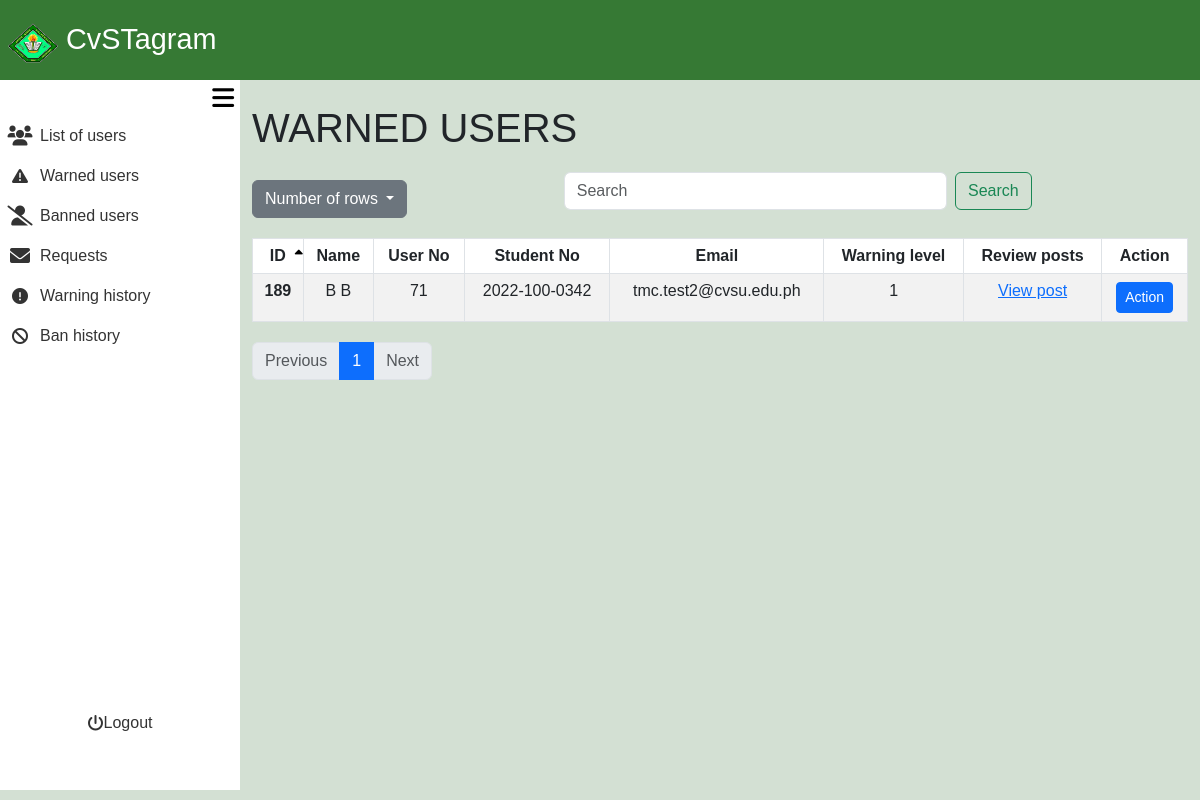
Page /admin_area/active_warn.php (signed in) on the earlier database version.
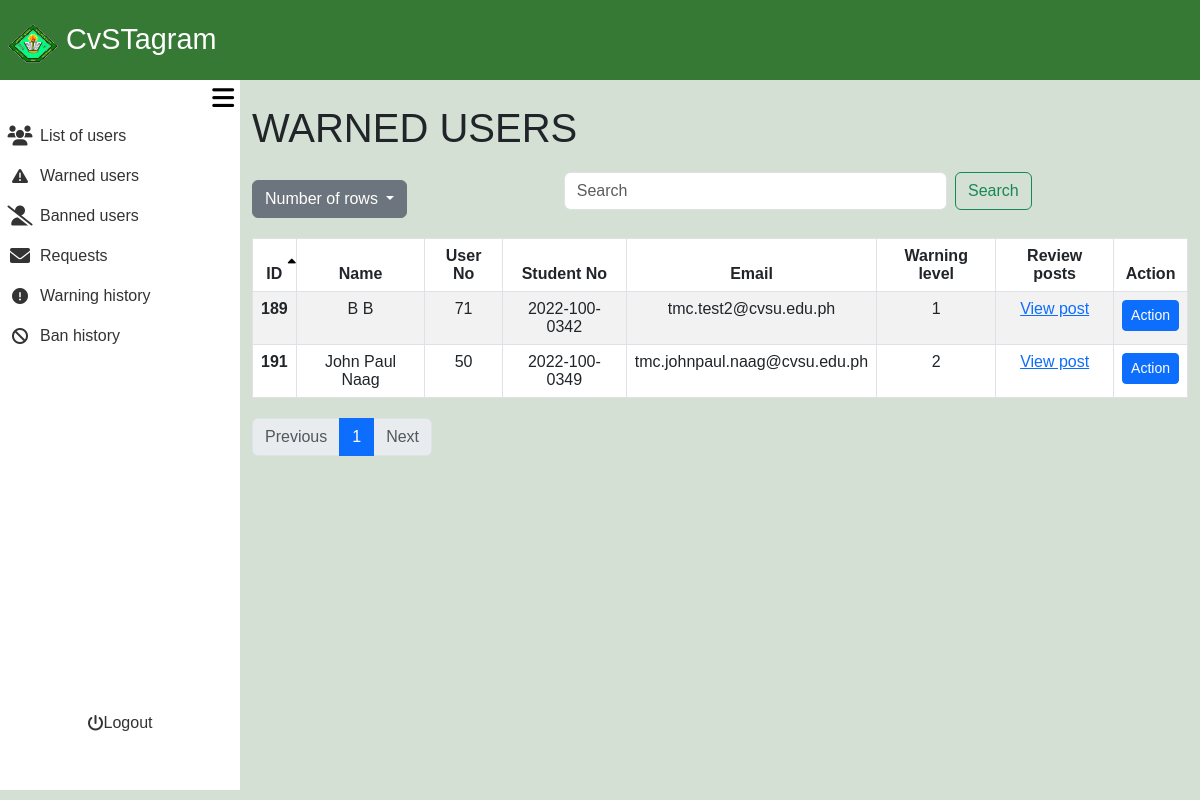
Same page on the later database version.
### tables this page shows
CREATE TABLE `active_warning` (
  `active_warning_id` int(11) NOT NULL,
  `warning_id` int(11) NOT NULL,
  `user_no` int(11) NOT NULL,
  `warn_appeal_id` int(11) NOT NULL,
  `warning_level` int(11) NOT NULL DEFAULT 1,
  `issue_date` date NOT NULL,
  `reset_date` date NOT NULL
);

CREATE TABLE `user_registration` (
  `user_no` int(11) NOT NULL,
  `user_ip` varchar(255) NOT NULL,
  `user_ID` varchar(255) NOT NULL,
  `email` varchar(255) NOT NULL,
  `student_no` varchar(13) NOT NULL,
  `fname` varchar(255) NOT NULL,
  `lname` varchar(255) NOT NULL,
  `bday` date NOT NULL,
  `gender` varchar(20) NOT NULL,
  `coverphoto` varchar(250) NOT NULL,
  `profilepicture` varchar(250) NOT NULL,
  `created_at` timestamp NOT NULL DEFAULT current_timestamp(),
  `updated_at` timestamp NOT NULL DEFAULT current_timestamp() ON UPDATE current_timestamp(),
  `user_password` varchar(255) NOT NULL
);

### admin_area/active_warn.php (the view, shortened to what the changed rows need)
<?php
require_once '../include/connect.php';
require_once '../include/bootsrap.php';
?>
<!DOCTYPE html>
<html lang="en">
<head>
    <link rel="stylesheet" href="admin_dashbaord.css?v=<?php echo time(); ?>">
</head>
<body>
<div class="container-fluid screen">
    <div class="container-fluid contbody">
        <div class="container-fluid content">
<?php
$search = isset($_GET['search']) ? trim($_GET['search']) : '';
$sort_column = isset($_GET['sort']) ? $_GET['sort'] : 'warning_id';
$sort_direction = isset($_GET['direction']) && $_GET['direction'] == 'desc' ? 'desc' : 'asc';
$rows_per_page = isset($_GET['rows']) ? intval($_GET['rows']) : 10;
$page = isset($_GET['page']) ? intval($_GET['page']) : 1;
$offset = ($page - 1) * $rows_per_page;
$searchFilter = !empty($search) ? " AND (ur.fname LIKE '%$search%' OR aw.warning_id LIKE '%$search%' OR ur.lname LIKE '%$search%' OR ur.email LIKE '%$search%' OR ur.student_no LIKE '%$search%' OR ur.user_no LIKE '%$search%')" : "";
$usersQuery = "SELECT aw.warning_id, ur.fname, ur.lname, ur.user_no, ur.student_no, ur.email, aw.warning_level
FROM `active_warning`aw
LEFT JOIN user_registration ur ON aw.user_no = ur.user_no
               WHERE 1=1 $searchFilter
               ORDER BY $sort_column $sort_direction
               LIMIT $rows_per_page OFFSET $offset";
$usersResult = $con->query($usersQuery);
$totalQuery = "SELECT COUNT(*) AS total FROM user_registration";
$totalResult = $con->query($totalQuery);
$totalRecords = $totalResult->fetch_assoc()['total'];
$totalPages = ceil($totalRecords / $rows_per_page);
?>
    <div class="container mt-4 ">
        <h1>WARNED USERS</h1>
        <table class="table table-bordered table-striped">
            <thead>
                <tr>
                    <th scope="col" class="sortable <?php echo ($sort_column == 'warning_id') ? ($sort_direction == 'asc' ? 'asc' : 'desc') : ''; ?>" onclick="sortTable('warning_id')">ID<i class="fa-solid fa-sort-up"></i><i class="fa-solid fa-sort-down"></i></th>
                    <th scope="col" class="sortable <?php echo ($sort_column == 'fname') ? ($sort_direction == 'asc' ? 'asc' : 'desc') : ''; ?>" onclick="sortTable('fname')">Name</th>
                    <th scope="col" class="sortable <?php echo ($sort_column == 'user_no') ? ($sort_direction == 'asc' ? 'asc' : 'desc') : ''; ?>" onclick="sortTable('user_no')">User No</th>
                    <th scope="col" class="sortable <?php echo ($sort_column == 'student_no') ? ($sort_direction == 'asc' ? 'asc' : 'desc') : ''; ?>" onclick="sortTable('student_no')">Student No<i class="fa-solid fa-sort-up"></i><i class="fa-solid fa-sort-down"></i></th>
                    <th scope="col" class="sortable <?php echo ($sort_column == 'email') ? ($sort_direction == 'asc' ? 'asc' : 'desc') : ''; ?>" onclick="sortTable('email')">Email</th>
                    <th scope="col" class="sortable <?php echo ($sort_column == 'warning_level') ? ($sort_direction == 'asc' ? 'asc' : 'desc') : ''; ?>" onclick="sortTable('warning_level')">Warning level<i class="fa-solid fa-sort-up"></i><i class="fa-solid fa-sort-down"></i></th>
                    <th scope="col">Review posts</th>
                    <th scope="col">Action</th>
                </tr>
            </thead>
            <tbody>
                <?php
                while ($user = $usersResult->fetch_assoc()): ?>
                    <tr>
                        <th scope="row"><?php echo htmlspecialchars($user['warning_id']); ?></th>
                        <td><?php echo htmlspecialchars($user['fname'] . ' ' . $user['lname']); ?></td>
                        <td><?php echo htmlspecialchars($user['user_no']); ?></td>
                        <td><?php echo htmlspecialchars($user['student_no']); ?></td>
                        <td><?php echo htmlspecialchars($user['email']); ?></td>
                        <td><?php echo htmlspecialchars($user['warning_level']); ?></td>
                        <td>
                            <a class="Review_posts text-primary" href="../admin_area/review_post.php?user_no=<?php echo htmlspecialchars($user['user_no']); ?>">View post</a>
                        </td>
                        <td>
                            <a href="admin_action.php?user_no=<?php echo htmlspecialchars($user['user_no']); ?>" class="btn btn-primary btn-sm">Action</a>
                        </td>
                    </tr>
                <?php endwhile; ?>
            </tbody>
        </table>
        <nav aria-label="Page navigation">
            <ul class="pagination">
                <?php for ($i = 1; $i <= $totalPages; $i++): ?>
                    <li class="page-item <?php if ($i == $page) echo 'active'; ?>">
                        <a class="page-link" href="?rows=<?php echo $rows_per_page; ?>&page=<?php echo $i; ?>&sort=<?php echo $sort_column; ?>&direction=<?php echo $sort_direction; ?>"><?php echo $i; ?></a>
                    </li>
                <?php endfor; ?>
            </ul>
        </nav>
    </div>
        </div>
    </div>
</div>
</body>
</html>

Differences in the rows shown:
added active_warning: warning "191", user_registration.fname+lname "John Paul Naag", user_registration.user_no "50", user_registration.student_no "2022-100-0349", user_registration.email "tmc.johnpaul.naag@cvsu.edu.ph", warning_level "2"
